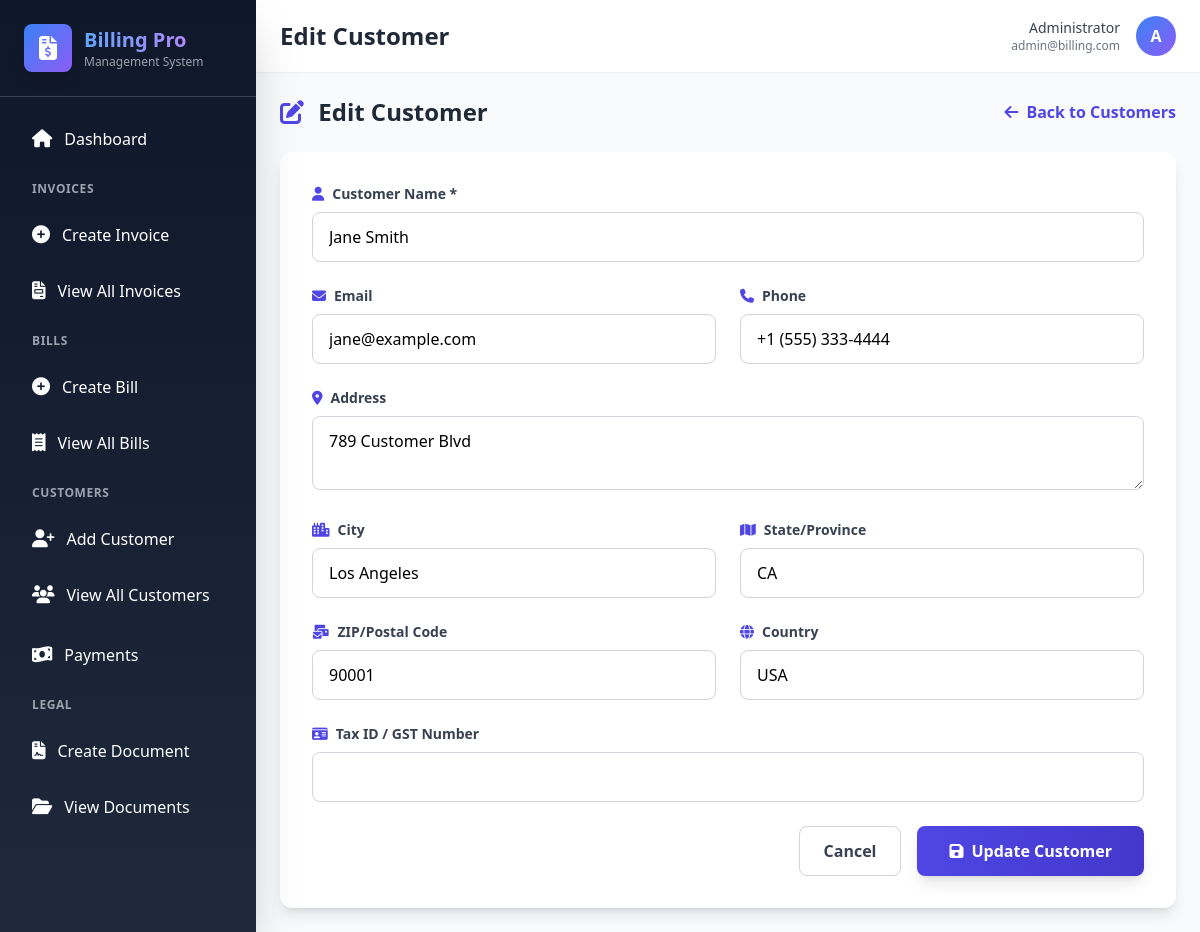
Screenshot of /customers/edit.php?id=2 with the database file from the repository.
### tables this page shows
CREATE TABLE customers (
    id INT PRIMARY KEY AUTO_INCREMENT,
    name VARCHAR(200) NOT NULL,
    email VARCHAR(100),
    phone VARCHAR(20),
    address TEXT,
    city VARCHAR(100),
    state VARCHAR(100),
    zip_code VARCHAR(20),
    country VARCHAR(100),
    tax_id VARCHAR(50),
    created_at TIMESTAMP DEFAULT CURRENT_TIMESTAMP,
    updated_at TIMESTAMP DEFAULT CURRENT_TIMESTAMP ON UPDATE CURRENT_TIMESTAMP
);

### customers/edit.php (the view, shortened to what this page needs)
<?php
$db = new Database();
$conn = $db->connect();
$customer_id = $_GET['id'] ?? 0;
$stmt = $conn->prepare("SELECT * FROM customers WHERE id = ?");
$stmt->execute([$customer_id]);
$customer = $stmt->fetch();
include '../includes/header.php';
include '../includes/sidebar.php';
?>
<div class="max-w-4xl mx-auto">
    <div class="flex justify-between items-center mb-6">
        <h2 class="text-2xl font-bold text-gray-800">
            <i class="fas fa-edit text-indigo-600 mr-2"></i>
            Edit Customer
        </h2>
        <a href="index.php" class="text-indigo-600 hover:text-indigo-800 font-semibold">
            <i class="fas fa-arrow-left mr-2"></i>Back to Customers
        </a>
    </div>
    <form method="POST" action="" class="bg-white rounded-xl shadow-lg p-8">
        <div class="grid grid-cols-1 md:grid-cols-2 gap-6 mb-6">
            <div class="md:col-span-2">
                <label for="name" class="block text-sm font-semibold text-gray-700 mb-2">
                    <i class="fas fa-user text-indigo-600 mr-2"></i>Customer Name *
                </label>
                <input type="text" name="name" id="name" required value="<?php echo htmlspecialchars($customer['name']); ?>"
                       class="w-full px-4 py-3 border border-gray-300 rounded-lg focus:ring-2 focus:ring-indigo-500 focus:border-transparent">
            </div>
            <div>
                <label for="email" class="block text-sm font-semibold text-gray-700 mb-2">
                    <i class="fas fa-envelope text-indigo-600 mr-2"></i>Email
                </label>
                <input type="email" name="email" id="email" value="<?php echo htmlspecialchars($customer['email']); ?>"
                       class="w-full px-4 py-3 border border-gray-300 rounded-lg focus:ring-2 focus:ring-indigo-500 focus:border-transparent">
            </div>
            <div>
                <label for="phone" class="block text-sm font-semibold text-gray-700 mb-2">
                    <i class="fas fa-phone text-indigo-600 mr-2"></i>Phone
                </label>
                <input type="tel" name="phone" id="phone" value="<?php echo htmlspecialchars($customer['phone']); ?>"
                       class="w-full px-4 py-3 border border-gray-300 rounded-lg focus:ring-2 focus:ring-indigo-500 focus:border-transparent">
            </div>
            <div class="md:col-span-2">
                <label for="address" class="block text-sm font-semibold text-gray-700 mb-2">
                    <i class="fas fa-map-marker-alt text-indigo-600 mr-2"></i>Address
                </label>
                <textarea name="address" id="address" rows="2"
                          class="w-full px-4 py-3 border border-gray-300 rounded-lg focus:ring-2 focus:ring-indigo-500 focus:border-transparent"><?php echo htmlspecialchars($customer['address']); ?></textarea>
            </div>
            <div>
                <label for="city" class="block text-sm font-semibold text-gray-700 mb-2">
                    <i class="fas fa-city text-indigo-600 mr-2"></i>City
                </label>
                <input type="text" name="city" id="city" value="<?php echo htmlspecialchars($customer['city']); ?>"
                       class="w-full px-4 py-3 border border-gray-300 rounded-lg focus:ring-2 focus:ring-indigo-500 focus:border-transparent">
            </div>
            <div>
                <label for="state" class="block text-sm font-semibold text-gray-700 mb-2">
                    <i class="fas fa-map text-indigo-600 mr-2"></i>State/Province
                </label>
                <input type="text" name="state" id="state" value="<?php echo htmlspecialchars($customer['state']); ?>"
                       class="w-full px-4 py-3 border border-gray-300 rounded-lg focus:ring-2 focus:ring-indigo-500 focus:border-transparent">
            </div>
            <div>
                <label for="zip_code" class="block text-sm font-semibold text-gray-700 mb-2">
                    <i class="fas fa-mail-bulk text-indigo-600 mr-2"></i>ZIP/Postal Code
                </label>
                <input type="text" name="zip_code" id="zip_code" value="<?php echo htmlspecialchars($customer['zip_code']); ?>"
                       class="w-full px-4 py-3 border border-gray-300 rounded-lg focus:ring-2 focus:ring-indigo-500 focus:border-transparent">
            </div>
            <div>
                <label for="country" class="block text-sm font-semibold text-gray-700 mb-2">
                    <i class="fas fa-globe text-indigo-600 mr-2"></i>Country
                </label>
                <input type="text" name="country" id="country" value="<?php echo htmlspecialchars($customer['country']); ?>"
                       class="w-full px-4 py-3 border border-gray-300 rounded-lg focus:ring-2 focus:ring-indigo-500 focus:border-transparent">
            </div>
            <div class="md:col-span-2">
                <label for="tax_id" class="block text-sm font-semibold text-gray-700 mb-2">
                    <i class="fas fa-id-card text-indigo-600 mr-2"></i>Tax ID / GST Number
                </label>
                <input type="text" name="tax_id" id="tax_id" value="<?php echo htmlspecialchars($customer['tax_id']); ?>"
                       class="w-full px-4 py-3 border border-gray-300 rounded-lg focus:ring-2 focus:ring-indigo-500 focus:border-transparent">
            </div>
        </div>
        <div class="flex justify-end space-x-4">
            <a href="index.php" class="px-6 py-3 border border-gray-300 rounded-lg font-semibold text-gray-700 hover:bg-gray-50 transition-colors">
                Cancel
            </a>
            <button type="submit"
                    class="bg-gradient-to-r from-indigo-600 to-indigo-700 text-white px-8 py-3 rounded-lg font-semibold hover:from-indigo-700 hover:to-indigo-800 transform hover:scale-105 transition-all duration-200 shadow-lg">
                <i class="fas fa-save mr-2"></i>Update Customer
            </button>
        </div>
    </form>
</div>
<?php include '../includes/footer.php'; ?>

### assets/css/custom.css (style rules this page uses)
* { transition: all 0.2s ease-in-out; }

### rows the page displays
customers: name "Jane Smith", email "jane@example.com", phone "+1 (555) 333-4444", address "789 Customer Blvd", city "Los Angeles", state "CA", zip_code "90001", country "USA"

### other values shown
$pageTitle "Edit Customer"
$_SESSION['full_name'] "Administrator"
$_SESSION['email'] "admin@billing.com"
substr($_SESSION['full_name'] ?? 'U', 0, 1) "A"
